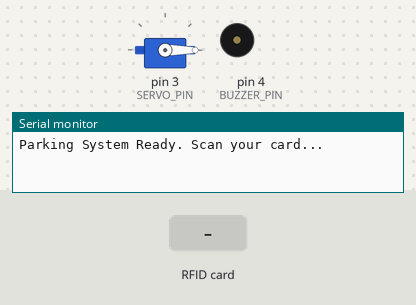
The sketch below on a simulated Arduino Uno, built with avr-gcc and run on an emulated ATmega328P. Parts: servo, buzzer (waves = sounding, pin HIGH), the last lines printed to the serial monitor. Inputs (shaded band) come from the test bench. Pins used as bus, display or sensor lines are not drawn.

Above: at 1.2 s.
1.3 s: RFID card 5E 7A 19 C4 held to the reader
At 1.55 s:
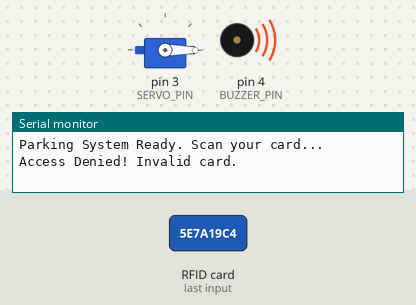
4.3 s: RFID card DE AD BE EF held to the reader
At 5.7 s:
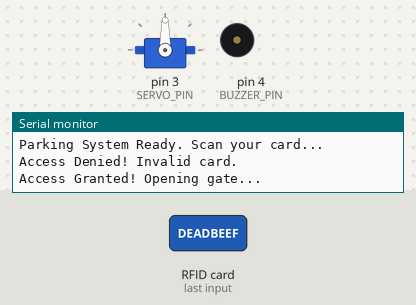
Timing chart, 0 to 10.9 s (numbered marks = the images above; inputs shaded):
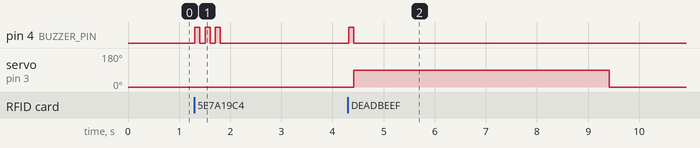

The sketch:

PARKING_SYSTEM.ino
```cpp
/*
Code Name:PARKING_SYSTEM
Author: RoboSiddhi

⚠ Warning

This project and its code are shared for learning and personal use only.
Commercial use, redistribution, or selling (in any form) of this code or
project is not allowed without proper permission.

                                                                                 .
              !^           .   ..   ..
              ??^~~~^.      ....:....
             :P5J?7?JY5.   ...^:::^..
            .BG5JY75&JYG   ...^:::^..
            .BBBP57?YYYG.   ....::::
             :YBBGYJ??Y?   .  .^ YGGY.
              :!BBBBY!:       .G??5BP^
            ~GP5P5??77!7:    .^J55Y!
           ^#57!7#5777!?57~:~77JG~
           ?#G5PB#57777!B5GG5YPJ.
          .BGYY&&BPY???J!!Y5Y7:
          :7!~!7777!!!!^

Description: This project is an automated vehicle access control system designed for private parking lots, residential gates,
or secure corporate zones. Using Radio Frequency Identification (RFID) technology, the system identifies authorized vehicles
and manages entry via a motorized barrier arm. It eliminates the need for manual security intervention, ensuring both
convenience and security.The project uses Arduino uno , RFID and servo.
Great for
learning robotics, DIY projects, and basic STEM applications.
*/
#include <SPI.h>
#include <MFRC522.h>
#include <Servo.h>

// Pin Definitions
#define SS_PIN 10
#define RST_PIN 9
#define SERVO_PIN 3
#define BUZZER_PIN 4

MFRC522 rfid(SS_PIN, RST_PIN);
Servo gateServo;

// Replace this with your card's actual UID (found via Serial Monitor)
byte authorizedUID[] = {0xDE, 0xAD, 0xBE, 0xEF};

void setup() {
  Serial.begin(9600);
  SPI.begin();           // Init SPI bus
  rfid.PCD_Init();       // Init MFRC522
  gateServo.attach(SERVO_PIN);

  gateServo.write(0);    // Start with gate closed
  pinMode(BUZZER_PIN, OUTPUT);

  Serial.println("Parking System Ready. Scan your card...");
}

void loop() {
  // Look for new cards
  if (!rfid.PICC_IsNewCardPresent() || !rfid.PICC_ReadCardSerial()) {
    return;
  }

  // Check if the scanned UID matches our authorized UID
  if (checkUID(rfid.uid.uidByte, authorizedUID)) {
    Serial.println("Access Granted! Opening gate...");
    openGate();
  } else {
    Serial.println("Access Denied! Invalid card.");
    denyAccess();
  }

  rfid.PICC_HaltA(); // Halt PICC
}

boolean checkUID(byte *scanned, byte *authorized) {
  for (byte i = 0; i < 4; i++) {
    if (scanned[i] != authorized[i]) return false;
  }
  return true;
}

void openGate() {
  digitalWrite(BUZZER_PIN, HIGH);
  delay(100);
  digitalWrite(BUZZER_PIN, LOW);

  gateServo.write(90);  // Open gate
  delay(5000);          // Wait 5 seconds for car to pass
  gateServo.write(0);   // Close gate
}

void denyAccess() {
  for(int i=0; i<3; i++) {
    digitalWrite(BUZZER_PIN, HIGH);
    delay(100);
    digitalWrite(BUZZER_PIN, LOW);
    delay(100);
  }
}
```

Measured:
- after the input at 1.3 s, pin 4 (BUZZER_PIN): alternates HIGH for 0.10 s and LOW for 0.10 s, 6 changes in all, then stays LOW, starting at once
- after the input at 4.3 s, pin 4 (BUZZER_PIN): LOW → HIGH at once, → LOW 0.10 s later; servo on pin 3 (SERVO_PIN): 0° → 90° after 0.11 s, → 0° 5.0 s later
